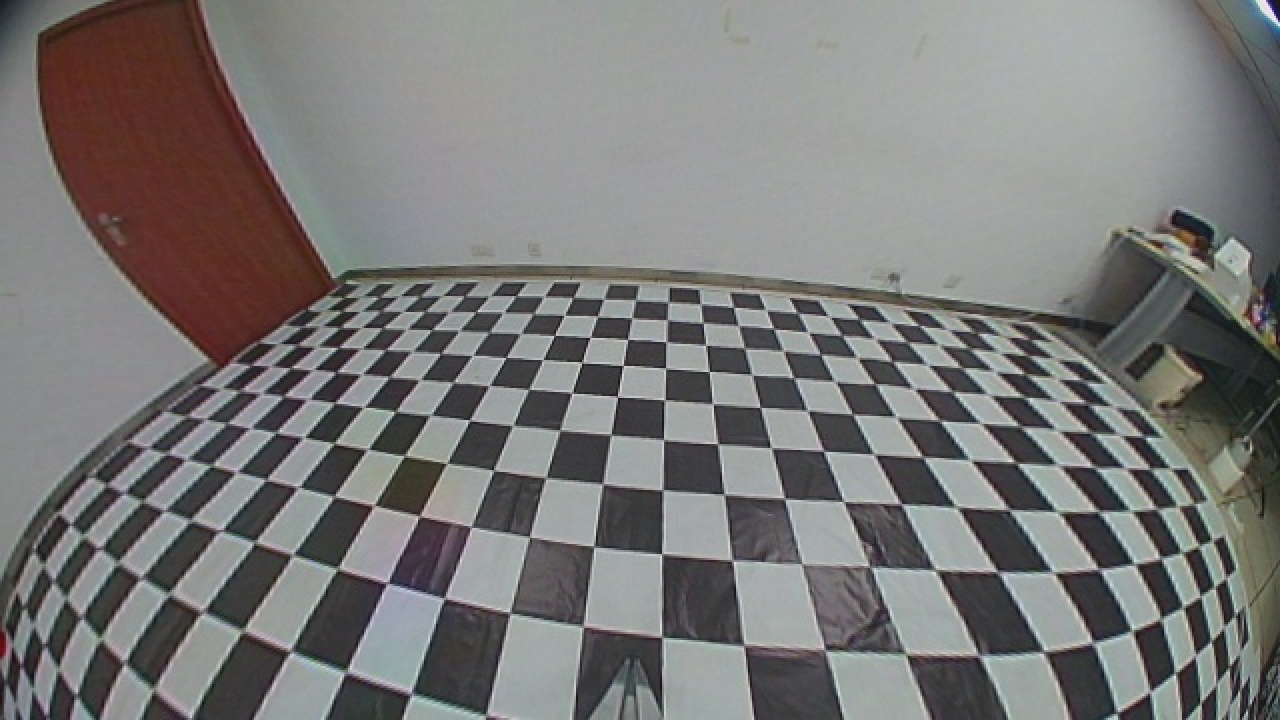
#> input picture system/src/wrapPerspective/chessboard_images/top_undistorted.jpg, 1280 x 720 px; its folder holds 8 pictures in this run; the run also reads 1 picture not shown here
$ python wrap_matrix_compute.py   (older library calls are emulated)
#> lines starting #> are read from the running program, lines starting #| are printed output that depends on the picture
### system/src/wrapPerspective/tools.py
import json
import re

import numpy as np


# [17 lines left out: functions read_txt_file, read_index1, not called in this run]


def read_index(filename='./points/index.txt', edge=None):  # edge上下左右
    if edge is None:
        edge = [0, 0, 0, 0]
    data = np.loadtxt(filename, dtype=np.int)
    # [5 lines of commented-out code are left out]
    for i in range(0, data.shape[0]):
        for j in range(0, data.shape[1]):
            if i <= edge[0] - 1 or i >= data.shape[0] - edge[1] or j <= edge[2] - 1 or j >= data.shape[1] - edge[3]:
                continue
            else:
                data[i][j] = -1
    # print(data)
    data = data.flatten()
    return data


def read_origin_points(filename='./points/demo.json'):
    with open(filename, 'r', encoding='utf-8') as file:
        t = json.load(file)
        return t


# [4 lines that do not run on import are left out]
        # print(temp)
        # print([origin_points.get(temp).get('x'), origin_points.get(temp).get('y')])

### system/src/wrapPerspective/wrap_matrix_compute.py
import json
import os
import time
import re
from concurrent.futures import ThreadPoolExecutor
import threading

# 导入python-opencv和numpy模块
import cv2
import numpy as np

# 导入工具类与像素坐标类
import coordinates
import tools

# 定义棋盘格转换后在图片中的边长，单位为像素
BLOCK_SIZE = 25

#  定义分块大小
TOP_BLOCKS = [20, 6]
LEFT_BLOCKS = [5, 18]
RIGHT_BLOCKS = [5, 18]
BOTTOM_LEFT_BLOCKS = [10, 4]
BOTTOM_RIGHT_BLOCKS = [10, 4]
TOTAL_SIZE_BLOCKS = [20, 28]

# 全图拼接的分辨率
FULL_RESOLUTION = (TOTAL_SIZE_BLOCKS[0] * BLOCK_SIZE, TOTAL_SIZE_BLOCKS[1] * BLOCK_SIZE)

IMAGES_FOLDER = "./chessboard_images/"
MATRIX_FOLDER = "./matrix/"
POINTS_FOLDER = "./points/"
OUT_IMAGES_FOLDER = "./out_images/"

top_edge = [100, 1, 200, 2]
left_edge = [100, 1, 200, 2]
right_edge = [100, 1, 200, 2]
bottom_left_edge = [100, 1, 200, 2]
bottom_right_edge = [100, 1, 200, 2]

TOP_IMAGE = np.zeros([FULL_RESOLUTION[1], FULL_RESOLUTION[0], 3], np.uint8)
LEFT_IMAGE = np.zeros([FULL_RESOLUTION[1], FULL_RESOLUTION[0], 3], np.uint8)
RIGHT_IMAGE = np.zeros([FULL_RESOLUTION[1], FULL_RESOLUTION[0], 3], np.uint8)
BOTTOM_LEFT_IMAGE = np.zeros([FULL_RESOLUTION[1], FULL_RESOLUTION[0], 3], np.uint8)
BOTTOM_RIGHT_IMAGE = np.zeros([FULL_RESOLUTION[1], FULL_RESOLUTION[0], 3], np.uint8)
FRAME = np.zeros([FULL_RESOLUTION[1], FULL_RESOLUTION[0], 3], np.uint8)


def top_matrix_compute(filename="top_matrix.txt"):
#> called with filename = 'top_matrix.txt'
    global TOP_IMAGE
    global FRAME
    print("top_matrix_compute\n")
    if os.path.isfile(MATRIX_FOLDER + filename):
        os.remove(MATRIX_FOLDER + filename)
    top_image = cv2.imread(IMAGES_FOLDER + "top_undistorted.jpg")
#> top_image is the input picture: shape (720, 1280, 3); mean B, G, R 119.9, 120.8, 121.7
    # 求取透视变换矩阵
    top_index = tools.read_index(filename=POINTS_FOLDER + 'top.txt', edge=top_edge)
    # print(top_index)
    origin_points = tools.read_origin_points(filename=POINTS_FOLDER + 'top_corners.json')
#> (reads system/src/wrapPerspective/points/top_corners.json from the repository)
    # 像素坐标
    src_point = np.float32(np.empty([0, 2]))
    for i in top_index[top_index >= 0]:
        x = origin_points.get(str(i)).get('x')
        y = origin_points.get(str(i)).get('y')
        src_point = np.append(src_point, [[x, y], ], axis=0)
    # print(src_point)
    # 空间坐标
    dst_point = np.float32(np.empty([0, 2]))
    dst_point = np.append(dst_point, coordinates.top_coordinates, axis=0)
    dst_point = dst_point[top_index >= 0]
    # print(dst_point)
    print("\n")

    homography_top_list = []
    new_dst = []
    new_src = []
    for j in range(0, TOP_BLOCKS[0], 1):
        for i in range(0, len(dst_point)):
            if j + 1 >= dst_point[i][0] >= j:
                new_dst.append([dst_point[i][0].item(), dst_point[i][1].item()])
                new_src.append([src_point[i][0].item(), src_point[i][1].item()])
                continue
        new_src = np.float32(new_src)
        new_dst = np.float32(new_dst) * BLOCK_SIZE
        print(new_dst)
        print(len(new_dst))
        print("##")
        print(len(new_src))
        print(new_src)
        # 至少要4个点，一一对应，找到透视变换矩阵h
        homography_top, s = cv2.findHomography(new_src, new_dst, cv2.RANSAC, 30)
        homography_top_list.append(homography_top)
        with open(MATRIX_FOLDER + filename, 'a') as f:
            f.write(np.array2string(homography_top, separator=', ') + ',\n\n')
        # 输出透视变换矩阵
        print(homography_top)
        new_dst = []
        new_src = []
        # 透视变换
        print(top_image.shape)
        print("what?")
        top_processed = cv2.warpPerspective(top_image, homography_top, FULL_RESOLUTION)
        # 选定区域
        # TopImg = img_top
        print("结果的shape")

        if j == 0:
            TOP_IMAGE = top_processed
        else:
            TOP_IMAGE[0:TOP_BLOCKS[1] * BLOCK_SIZE, j * BLOCK_SIZE:(j + 1) * BLOCK_SIZE] = top_processed[
                                                                                           0:TOP_BLOCKS[1] * BLOCK_SIZE,
                                                                                           j * BLOCK_SIZE:(
                                                                                                                  j + 1) * BLOCK_SIZE]
        print(top_processed.shape)
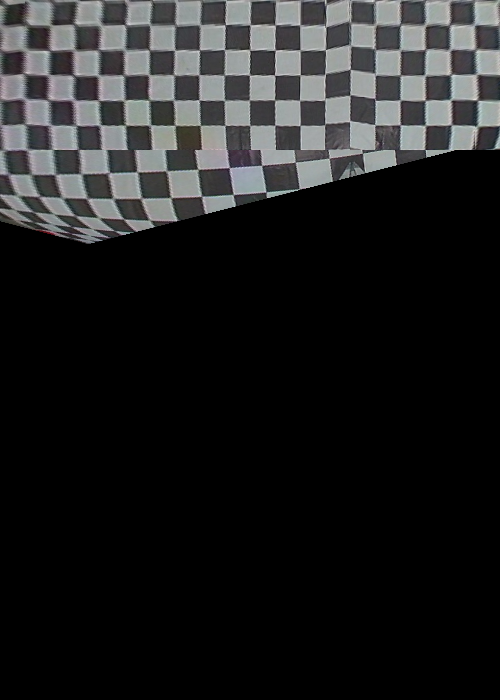
#> TOP_IMAGE: shape (700, 500, 3); mean B, G, R 32.5, 32.2, 31.7
#> after the loop, homography_top_list = 20 items
        # cv2.imshow('TOP_IMAGE', TOP_IMAGE)
        # cv2.waitKey()
    FRAME[0:TOP_BLOCKS[1] * BLOCK_SIZE, 0:TOP_BLOCKS[0] * BLOCK_SIZE] = TOP_IMAGE[0:TOP_BLOCKS[1] * BLOCK_SIZE,
                                                                        0:TOP_BLOCKS[0] * BLOCK_SIZE]
    top_array = np.array(homography_top_list)
    result = TOP_IMAGE[0:TOP_BLOCKS[1] * BLOCK_SIZE, 0:TOP_BLOCKS[0] * BLOCK_SIZE]
    print(result.shape)
    cv2.imshow('result', result)
    cv2.imwrite(OUT_IMAGES_FOLDER + "top_out_image.jpg", result)
    print(top_array)
    cv2.waitKey()


def left_matrix_compute(filename="left_matrix.txt"):
#> called with filename = 'left_matrix.txt'
    print("left_matrix_compute")
    global LEFT_IMAGE
    if os.path.isfile(MATRIX_FOLDER + filename):
        os.remove(MATRIX_FOLDER + filename)
    left_image = cv2.imread(IMAGES_FOLDER + "left_undistorted.jpg")
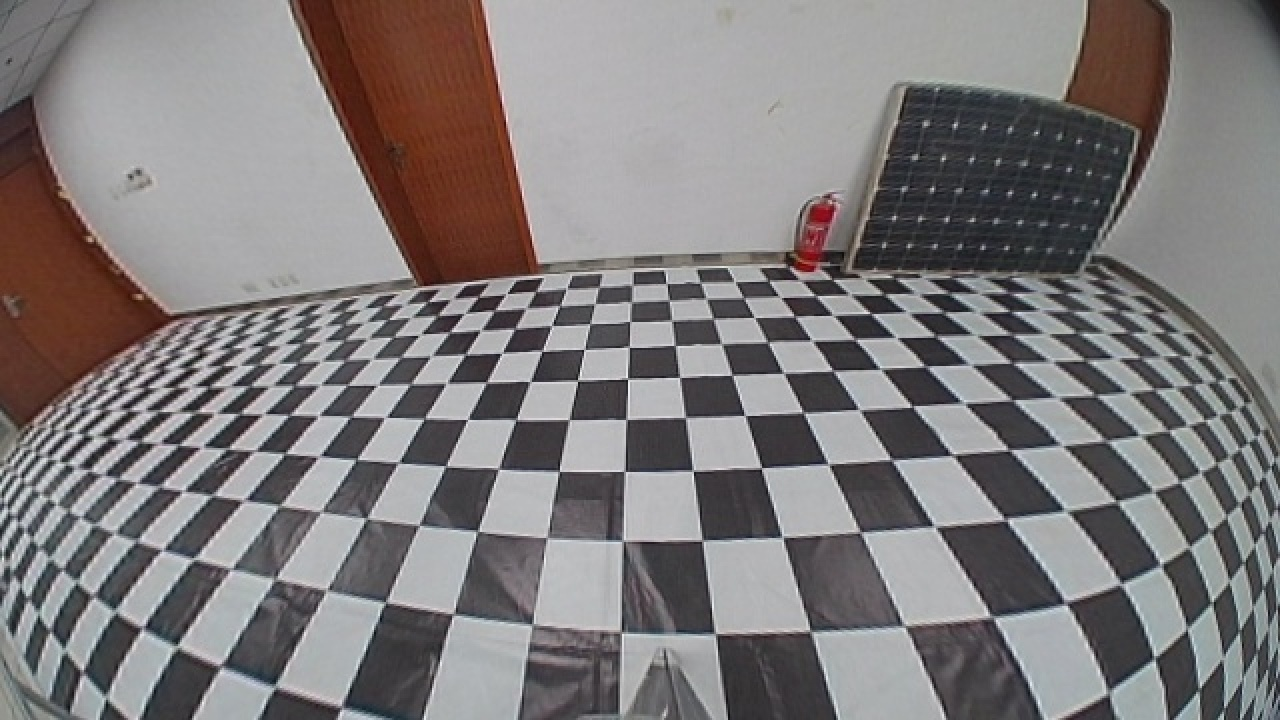
#> input picture system/src/wrapPerspective/chessboard_images/left_undistorted.jpg, 1280 x 720 px
#> left_image is the input picture: shape (720, 1280, 3); mean B, G, R 123.4, 122.9, 127.1
    # 求取透视变换矩阵
    # left透视变换矩阵
    left_index = tools.read_index(filename=POINTS_FOLDER + 'left.txt', edge=left_edge)
#> in read_index (call 2), `data = np.loadtxt(filename, dtype=np.int)`: data = 19 rows, first 6: [331, 233, 139, 358, 375, 217], [137, 280, 225, 93, 151, 116], [12, 86, 121, 191, 128, 236], [76, 83, 84, 27, 216, 161], [74, 17, 60, 72, 95, 63], [16, 87, 88, 41, 99, 278]
#> left_index = 114 values, max 1001 at index 68, min 1 at index 50, mean 134
    # print(top_index)
    origin_points = tools.read_origin_points(filename=POINTS_FOLDER + 'left_corners.json')
#> (reads system/src/wrapPerspective/points/left_corners.json from the repository)
    # 像素坐标
    src_point = np.float32(np.empty([0, 2]))
#> src_point = empty array
    for i in left_index[left_index >= 0]:
        x = origin_points.get(str(i)).get('x')
        y = origin_points.get(str(i)).get('y')
        src_point = np.append(src_point, [[x, y], ], axis=0)
#> this loop made 114 passes
#> (i, x, y) on passes 1, 5, 6, 7, 8, 9, 10, 11: (331, 943.7, 312.4), (375, 1111, 443), (217, 1153.6, 491.8), (137, 905.8, 310.8), (280, 935.6, 336.1), (225, 971.6, 365.5), (93, 1012.6, 400.3), (151, 1062.5, 445.9)
#> after the loop, src_point = 114 pairs, first value 183.5 to 1153.6, second value 310.8 to 540.9
    # print(src_point)
    # 空间坐标
    dst_point = np.float32(np.empty([0, 2]))
#> dst_point = empty array
    dst_point = np.append(dst_point, coordinates.left_coordinates, axis=0)
#> dst_point = 114 pairs, first value 0 to 5, second value 6 to 24
    dst_point = dst_point[left_index >= 0]
    print(dst_point)
    print("------------------------------------------------------------------------------------------------")

    homography_left_list = []
    new_dst = []
    new_src = []
    for j in range(0, LEFT_BLOCKS[1], 1):
        for i in range(0, len(dst_point)):
            if j + 1 >= dst_point[i][1] - TOP_BLOCKS[1] >= j:
                new_dst.append([dst_point[i][0].item(), dst_point[i][1].item()])
                new_src.append([src_point[i][0].item(), src_point[i][1].item()])
                continue
        new_src = np.float32(new_src)
        new_dst = np.float32(new_dst) * BLOCK_SIZE
        print(new_dst)
        print(len(new_dst))
        print("##")
        print(len(new_src))
        print(new_src)
        # 至少要4个点，一一对应，找到透视变换矩阵h
        homography_left, s = cv2.findHomography(new_src, new_dst, cv2.RANSAC, 30)
        homography_left_list.append(homography_left)
        with open(MATRIX_FOLDER + filename, 'a') as f:
            f.write(np.array2string(homography_left, separator=', ') + ',\n\n')
        # 输出透视变换矩阵
        print(homography_left)
        new_dst = []
        new_src = []
        # 透视变换
        # print(left_image.shape)
        print("what?")
        img_left = cv2.warpPerspective(left_image, homography_left, FULL_RESOLUTION)
        # 选定区域
        print("结果的shape")
        print(img_left.shape)
        # cv2.imshow('img_left', img_left)
        # cv2.waitKey()

        if j == 0:
            LEFT_IMAGE = img_left
        else:
            LEFT_IMAGE[(j + TOP_BLOCKS[1]) * BLOCK_SIZE:(j + TOP_BLOCKS[1] + 1) * BLOCK_SIZE,
            0:LEFT_BLOCKS[0] * BLOCK_SIZE] = img_left[
                                             (j + TOP_BLOCKS[1]) * BLOCK_SIZE:(j + TOP_BLOCKS[1] + 1) * BLOCK_SIZE,
                                             0:LEFT_BLOCKS[0] * BLOCK_SIZE]
#> this loop made 18 passes
#> s on passes 1 to 8: [1, 1, 1, 1, 1, 1, 1, 1, 1, 1, 1, 1], [1, 1, 1, 1, 1, 1, 1, 1, 1, 1, 1, 1], [1, 1, 1, 1, 1, 1, 1, 1, 1, 1, 1, 1], [1, 1, 1, 1, 1, 1, 1, 1, 1, 1, 1, 1], [1, 1, 1, 1, 1, 1, 1, 1, 1, 1, 1, 1], [1, 1, 1, 1, 1, 1, 1, 1, 1, 1, 1, 1], [1, 1, 1, 1, 1, 1, 1, 1, 1, 1, 1, 1], [1, 1, 1, 1, 1, 1, 1, 1, 1, 1, 1, 1]
#> pass 1, in left_matrix_compute, `img_left = cv2.warpPerspective(left_image, homography_left, FULL_RESOL..`:
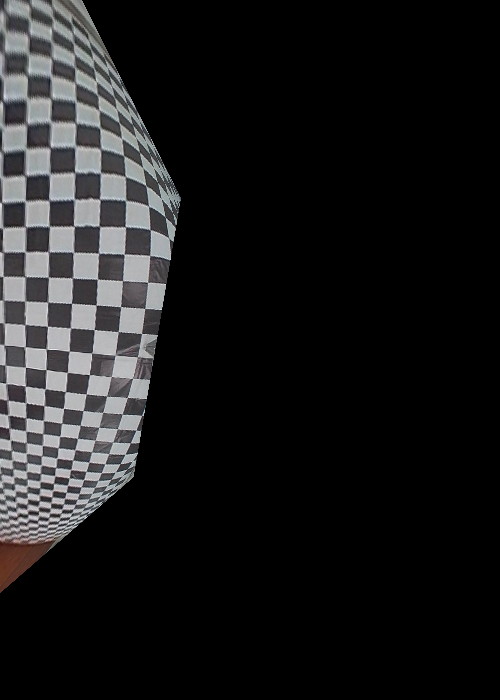
#> img_left: shape (700, 500, 3); mean B, G, R 27.3, 26.8, 26.8
#> after the loop:
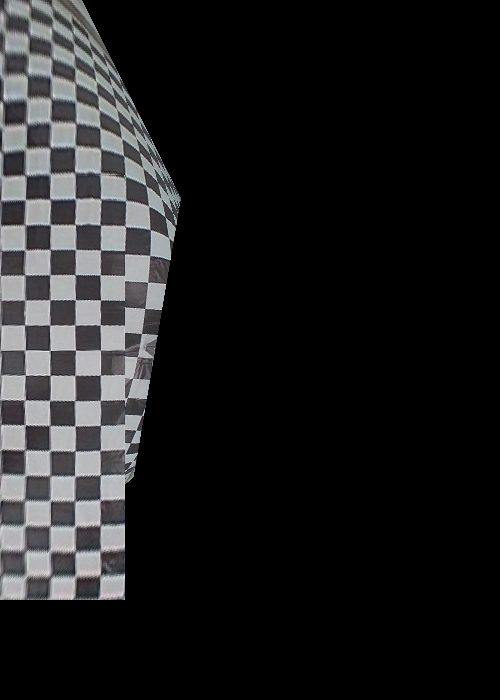
#> LEFT_IMAGE: shape (700, 500, 3); mean B, G, R 30.6, 29.9, 29.8
#> after the loop, homography_left_list = 18 items
            # cv2.imshow("temp",LEFT_IMAGE)
            # cv2.imwrite(OUT_IMAGES_FOLDER + f"test/LEFT_WRAP_{j}.jpg", LEFT_IMAGE)
            # cv2.waitKey(0)
    homography_left_array = np.array(homography_left_list)
    FRAME[TOP_BLOCKS[1] * BLOCK_SIZE:(TOP_BLOCKS[1] + LEFT_BLOCKS[1]) * BLOCK_SIZE,
    0:LEFT_BLOCKS[0] * BLOCK_SIZE] = LEFT_IMAGE[
                                     TOP_BLOCKS[1] * BLOCK_SIZE:(TOP_BLOCKS[1] + LEFT_BLOCKS[1]) * BLOCK_SIZE,
                                     0:LEFT_BLOCKS[0] * BLOCK_SIZE]
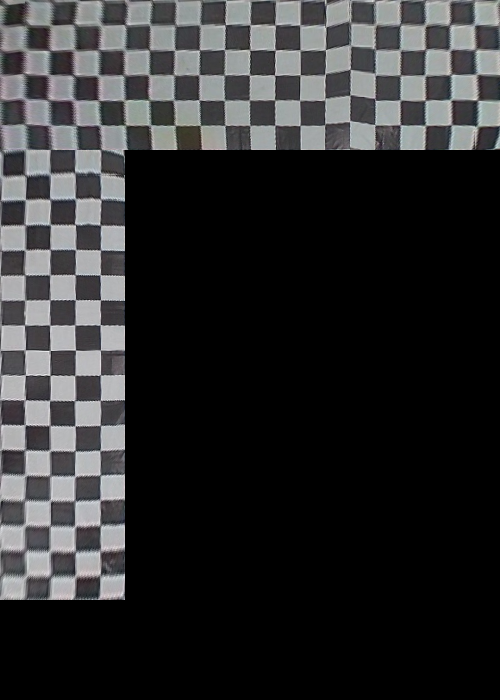
#> FRAME: shape (700, 500, 3); mean B, G, R 45.2, 44.4, 44.2
    result = LEFT_IMAGE[TOP_BLOCKS[1] * BLOCK_SIZE:(TOP_BLOCKS[1] + LEFT_BLOCKS[1]) * BLOCK_SIZE,
             0:LEFT_BLOCKS[0] * BLOCK_SIZE]
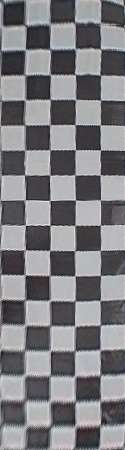
#> result: shape (450, 125, 3); mean B, G, R 127.6, 124.2, 124.8
    print(result.shape)
    # cv2.imshow('left_result', result)
    # cv2.imwrite(OUT_IMAGES_FOLDER + "left_out_image.jpg", result)
    print(homography_left_array)
    # cv2.waitKey()


def right_matrix_compute(filename="right_matrix.txt"):
#> called with filename = 'right_matrix.txt'
    print("right_matrix_compute")
    global FRAME, RIGHT_IMAGE
    if os.path.isfile(MATRIX_FOLDER + filename):
        os.remove(MATRIX_FOLDER + filename)
    right_image = cv2.imread(IMAGES_FOLDER + "right_undistorted.jpg")
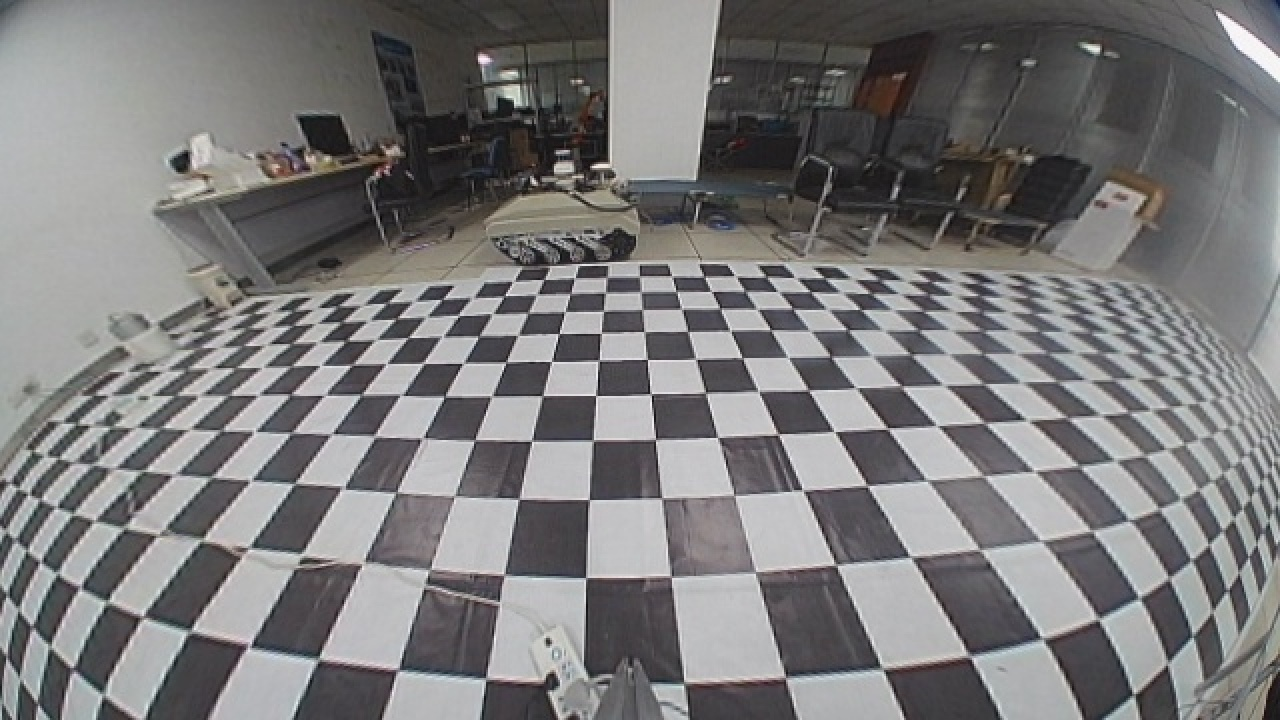
#> input picture system/src/wrapPerspective/chessboard_images/right_undistorted.jpg, 1280 x 720 px
#> right_image is the input picture: shape (720, 1280, 3); mean B, G, R 122.4, 121.9, 122.9
    # 求取透视变换矩阵
    right_index = tools.read_index(filename=POINTS_FOLDER + 'right.txt', edge=right_edge)
#> (the rest of the program and of its run is left out)
